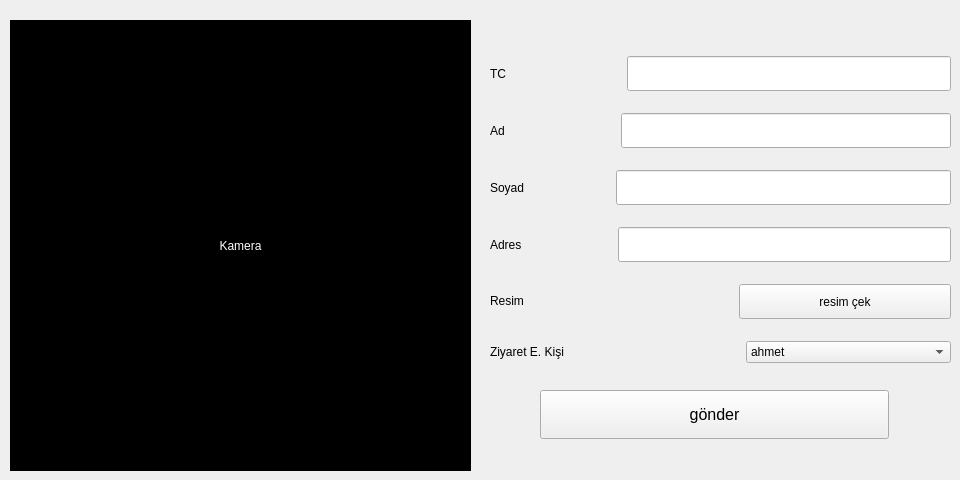
     <widget class="QWidget" name="ziyaretci_sayfasi">
      <widget class="QWidget" name="verticalLayoutWidget_3">
       <property name="geometry">
        <rect>
         <x>490</x>
         <y>40</y>
         <width>461</width>
         <height>341</height>
        </rect>
       </property>
       <layout class="QVBoxLayout" name="verticalLayout_3">
        <item>
         <layout class="QHBoxLayout" name="horizontalLayout_19">
          <item>
           <widget class="QLabel" name="label_25">
            <property name="text">
             <string>TC</string>
            </property>
           </widget>
          </item>
          <item>
           <spacer name="horizontalSpacer_15">
            <property name="orientation">
             <enum>Qt::Horizontal</enum>
            </property>
            <property name="sizeType">
             <enum>QSizePolicy::Minimum</enum>
            </property>
            <property name="sizeHint" stdset="0">
             <size>
              <width>115</width>
              <height>10</height>
             </size>
            </property>
           </spacer>
          </item>
          <item>
           <widget class="QLineEdit" name="txt_tc">
            <property name="minimumSize">
             <size>
              <width>0</width>
              <height>35</height>
             </size>
            </property>
           </widget>
          </item>
         </layout>
        </item>
        <item>
         <layout class="QHBoxLayout" name="horizontalLayout_15">
          <item>
           <widget class="QLabel" name="label_21">
            <property name="text">
             <string>Ad</string>
            </property>
           </widget>
          </item>
          <item>
           <spacer name="horizontalSpacer_11">
            <property name="orientation">
             <enum>Qt::Horizontal</enum>
            </property>
            <property name="sizeType">
             <enum>QSizePolicy::Minimum</enum>
            </property>
            <property name="sizeHint" stdset="0">
             <size>
              <width>110</width>
              <height>10</height>
             </size>
            </property>
           </spacer>
          </item>
          <item>
           <widget class="QLineEdit" name="txt_adi">
            <property name="minimumSize">
             <size>
              <width>0</width>
              <height>35</height>
             </size>
            </property>
           </widget>
          </item>
         </layout>
        </item>
        <item>
         <layout class="QHBoxLayout" name="horizontalLayout_16">
          <item>
           <widget class="QLabel" name="label_22">
            <property name="text">
             <string>Soyad</string>
            </property>
           </widget>
          </item>
          <item>
           <spacer name="horizontalSpacer_12">
            <property name="orientation">
             <enum>Qt::Horizontal</enum>
            </property>
            <property name="sizeType">
             <enum>QSizePolicy::Minimum</enum>
            </property>
            <property name="sizeHint" stdset="0">
             <size>
              <width>85</width>
              <height>10</height>
             </size>
            </property>
           </spacer>
          </item>
          <item>
           <widget class="QLineEdit" name="txt_soyadi">
            <property name="minimumSize">
             <size>
              <width>0</width>
              <height>35</height>
             </size>
            </property>
           </widget>
          </item>
         </layout>
        </item>
        <item>
         <layout class="QHBoxLayout" name="horizontalLayout_17">
          <item>
           <widget class="QLabel" name="label_23">
            <property name="text">
             <string>Adres</string>
            </property>
           </widget>
          </item>
          <item>
           <spacer name="horizontalSpacer_13">
            <property name="orientation">
             <enum>Qt::Horizontal</enum>
            </property>
            <property name="sizeType">
             <enum>QSizePolicy::Minimum</enum>
            </property>
            <property name="sizeHint" stdset="0">
             <size>
              <width>90</width>
              <height>10</height>
             </size>
            </property>
           </spacer>
          </item>
          <item>
           <widget class="QLineEdit" name="txt_adres">
            <property name="minimumSize">
             <size>
              <width>0</width>
              <height>35</height>
             </size>
            </property>
           </widget>
          </item>
         </layout>
        </item>
        <item>
         <layout class="QHBoxLayout" name="horizontalLayout_18">
          <item>
           <widget class="QLabel" name="label_24">
            <property name="sizePolicy">
             <sizepolicy hsizetype="Minimum" vsizetype="Fixed">
              <horstretch>0</horstretch>
              <verstretch>0</verstretch>
             </sizepolicy>
            </property>
            <property name="text">
             <string>Resim</string>
            </property>
           </widget>
          </item>
          <item>
           <spacer name="horizontalSpacer_16">
            <property name="orientation">
             <enum>Qt::Horizontal</enum>
            </property>
            <property name="sizeType">
             <enum>QSizePolicy::Minimum</enum>
            </property>
            <property name="sizeHint" stdset="0">
             <size>
              <width>30</width>
              <height>10</height>
             </size>
            </property>
           </spacer>
          </item>
          <item>
           <widget class="QPushButton" name="btn_resimcek">
            <property name="minimumSize">
             <size>
              <width>180</width>
              <height>35</height>
             </size>
            </property>
            <property name="text">
             <string>resim çek</string>
            </property>
           </widget>
          </item>
         </layout>
        </item>
        <item>
         <layout class="QHBoxLayout" name="horizontalLayout_20">
          <item>
           <widget class="QLabel" name="label_26">
            <property name="text">
             <string>Ziyaret E. Kişi</string>
            </property>
           </widget>
          </item>
          <item>
           <spacer name="horizontalSpacer_14">
            <property name="orientation">
             <enum>Qt::Horizontal</enum>
            </property>
            <property name="sizeType">
             <enum>QSizePolicy::Minimum</enum>
            </property>
            <property name="sizeHint" stdset="0">
             <size>
              <width>45</width>
              <height>10</height>
             </size>
            </property>
           </spacer>
          </item>
          <item>
           <widget class="QComboBox" name="cmb_adres">
            <property name="minimumSize">
             <size>
              <width>185</width>
              <height>0</height>
             </size>
            </property>
            <item>
             <property name="text">
              <string>ahmet</string>
             </property>
            </item>
            <item>
             <property name="text">
              <string>mehmet</string>
             </property>
            </item>
            <item>
             <property name="text">
              <string>hasan</string>
             </property>
            </item>
           </widget>
          </item>
         </layout>
        </item>
       </layout>
      </widget>
      <widget class="QLabel" name="ziyareci_kamera">
       <property name="geometry">
        <rect>
         <x>10</x>
         <y>20</y>
         <width>461</width>
         <height>451</height>
        </rect>
       </property>
       <property name="styleSheet">
        <string notr="true">background-color: rgb(0, 0, 0);
color: rgb(255, 255, 255);</string>
       </property>
       <property name="text">
        <string>Kamera</string>
       </property>
       <property name="alignment">
        <set>Qt::AlignCenter</set>
       </property>
      </widget>
      <widget class="QWidget" name="horizontalLayoutWidget_10">
       <property name="geometry">
        <rect>
         <x>540</x>
         <y>390</y>
         <width>349</width>
         <height>49</height>
        </rect>
       </property>
       <layout class="QHBoxLayout" name="horizontalLayout_22" stretch="0">
        <property name="spacing">
         <number>15</number>
        </property>
        <property name="sizeConstraint">
         <enum>QLayout::SetDefaultConstraint</enum>
        </property>
        <property name="leftMargin">
         <number>0</number>
        </property>
        <item>
         <widget class="QPushButton" name="btn_gonder">
          <property name="sizePolicy">
           <sizepolicy hsizetype="Expanding" vsizetype="Minimum">
            <horstretch>0</horstretch>
            <verstretch>0</verstretch>
           </sizepolicy>
          </property>
          <property name="minimumSize">
           <size>
            <width>0</width>
            <height>20</height>
           </size>
          </property>
          <property name="font">
           <font>
            <family>Segoe UI</family>
            <pointsize>12</pointsize>
            <weight>50</weight>
            <italic>false</italic>
            <bold>false</bold>
           </font>
          </property>
          <property name="cursor">
           <cursorShape>PointingHandCursor</cursorShape>
          </property>
          <property name="layoutDirection">
           <enum>Qt::LeftToRight</enum>
          </property>
          <property name="styleSheet">
           <string notr="true"/>
          </property>
          <property name="text">
           <string>gönder</string>
          </property>
         </widget>
        </item>
       </layout>
      </widget>
     </widget>
